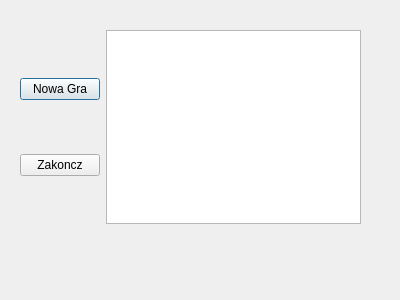
<?xml version="1.0" encoding="UTF-8"?>
<ui version="4.0">
 <class>Menu</class>
 <widget class="QDialog" name="Menu">
  <property name="geometry">
   <rect>
    <x>0</x>
    <y>0</y>
    <width>400</width>
    <height>300</height>
   </rect>
  </property>
  <property name="windowTitle">
   <string>Menu</string>
  </property>
  <widget class="QWidget" name="horizontalLayoutWidget">
   <property name="geometry">
    <rect>
     <x>20</x>
     <y>30</y>
     <width>341</width>
     <height>194</height>
    </rect>
   </property>
   <layout class="QHBoxLayout" name="horizontalLayout">
    <property name="sizeConstraint">
     <enum>QLayout::SetDefaultConstraint</enum>
    </property>
    <item>
     <layout class="QVBoxLayout" name="verticalLayout">
      <item>
       <widget class="QPushButton" name="NowaGraBtn">
        <property name="text">
         <string>Nowa Gra</string>
        </property>
       </widget>
      </item>
      <item>
       <widget class="QPushButton" name="ZakonczBtn">
        <property name="text">
         <string>Zakoncz</string>
        </property>
       </widget>
      </item>
     </layout>
    </item>
    <item>
     <widget class="QListWidget" name="ListaWynik"/>
    </item>
   </layout>
  </widget>
 </widget>
 <resources/>
 <connections/>
</ui>
